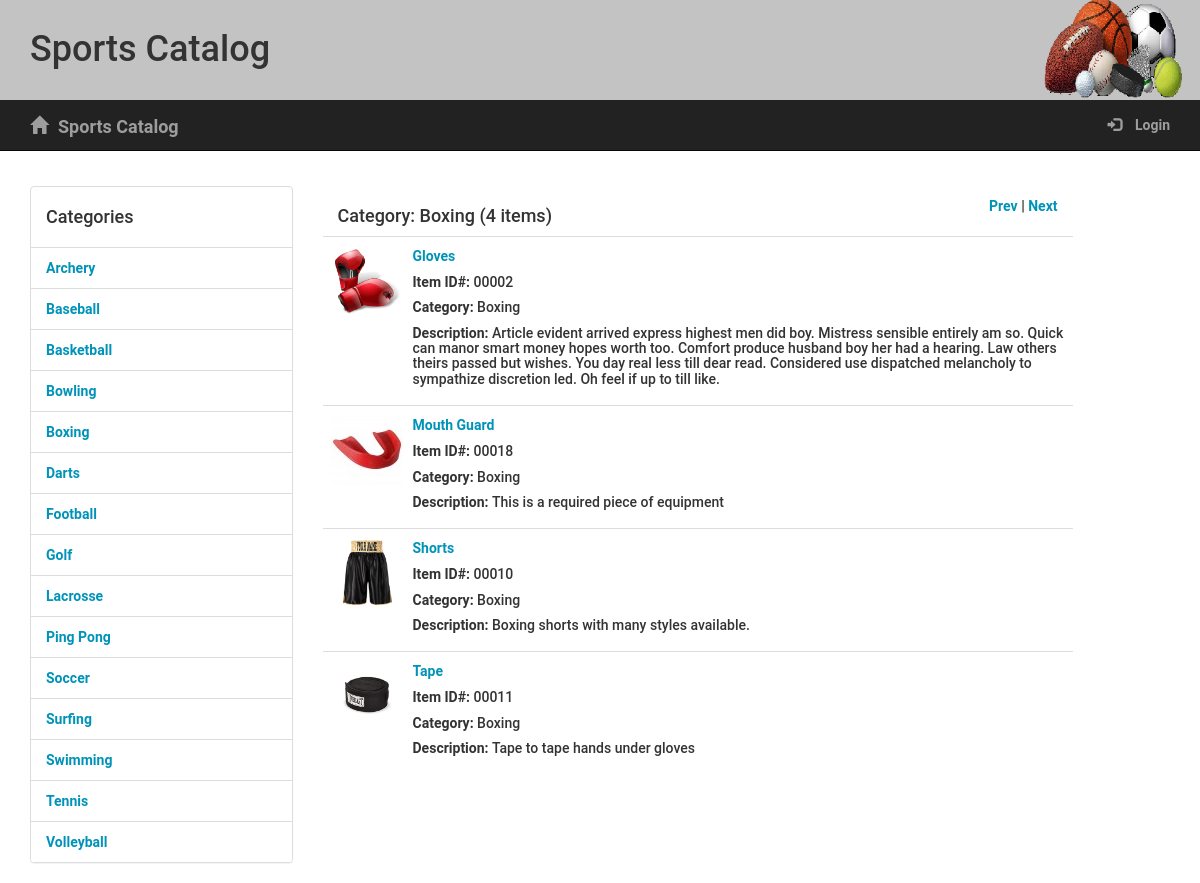
Screenshot of /catalog/Boxing/items/ with the database file from the repository.
### models.py (models this page shows, shortened)
class Category(Base):
    __tablename__ = 'category'
    name = Column(String(250), nullable=False, unique=True)
    id = Column(Integer, primary_key=True)
    user_id = Column(Integer, nullable=False)

class CatalogItem(Base):
    __tablename__ = 'catalogitem'
    __table_args__ = (
        Index('itemIndex', 'name', 'category_id', unique=True),
    )
    id = Column(Integer, primary_key=True)
    name = Column(String(250), nullable=False)
    desc = Column(String(250), nullable=False)
    image = Column(String(250), nullable=False)
    category_id = Column(ForeignKey('category.id'))
    category = relationship(Category, backref='items') # backref added for JSON endpoint
    user_id = Column(Integer, nullable=False)

### app.py (the view)
@app.route('/catalog/<string:name>/items/')
def showCategoryItems(name):
    category = session.query(Category).filter_by(name=name).one()
    items = session.query(
        CatalogItem).filter_by(category_id=category.id).order_by(
            asc(CatalogItem.name)).all()
    itemcount = session.query(
        CatalogItem).filter_by(category_id=category.id).count()
    if itemcount == 1:
        itemtitle = "%s (%s item)" % (category.name, str(itemcount))
    else:
        itemtitle = "%s (%s items)" % (category.name, str(itemcount))
    categories = session.query(
        Category).order_by(asc(Category.name)).all()
    cat = []
    for x, c in enumerate(categories):
        cat.append(c.name)
        if name == cat[x]:
            curIndex = x
    if curIndex == 0:
        prevCat = cat[len(cat)-1]
    else:
        prevCat = cat[curIndex-1]
    if curIndex == len(cat)-1:
        nextCat = cat[0]
    else:
        nextCat = cat[curIndex+1]
    return render_template('categories.html', category=category,
                           categories=categories, items=items,
                           itemtitle=itemtitle, displayRecent=False,
                           prevCat=prevCat, nextCat=nextCat)

### templates/categories.html (shortened to what this page needs)
{% extends "main.html" %}
{% block content %}
	<div class="row padding-top padding-bottom"></div>
	<div class="row grid-divider">
		<div class="col-sm-3">
			<div class="col-padding">
				<div class="panel-group">
					<div class="panel panel-default">
						<div class="list-group">
							<div class="panel-heading catheading"><h4>Categories</h4></div>
							{% for category in categories %}
								<div class="list-group-item"><a href="{{url_for('showCategoryItems', name=category.name)}}">{{category.name}}</a></div>
							{% endfor %}
						</div>
					</div>
				</div>
			</div>
		</div>
		<div class="col-sm-8 ">
			{% if displayRecent %}
				<div class="panel-heading "><h4>Items Recently Added</h4></div>
			{%else%}
				<div class="panel-heading"><h4 class="pull-left">Category: {{itemtitle}}</h4>
					<div class="pull-right">
						<div class="col-sm-1"></div>
						<div class="pull-right">
							<a href="{{url_for('showCategoryItems', name=prevCat)}}">Prev</a> | <a href="{{url_for('showCategoryItems', name=nextCat)}}">Next</a>
						</div>
					</div>
				</div>
			{% endif %}
			<table class="table table-hover">
				<tbody>
					{% if displayRecent %}
						{% for item in items %}
							<tr>
								<td class="col-sm-8 col-md-6">
										<div class="media-left">
											<img class="media-object" src="{{ url_for('send_image', filename=item[0].image) }}" style="width: 72px; height: 72px;">
										</div>
										<div class="media-body">
											<h4 class="media-heading"><a href= "{{url_for('showItem', category_name=item[1], item_name=item[0].name)}}">{{item[0].name}}</a></h4>
											<h5><span>Item ID#: </span>{{'{:0>5d}'.format(item[0].id)}}</h5>
											<h5><span>Category: </span>{{item[1]}}</h5>
											<h5><span>Description: </span>{{item[0].desc}}</h5>
										</div>
									</div>
								</td>
							</tr>
						{% endfor %}
					{%else%}
						{% for item in items %}
							<tr>
								<td class="col-sm-8 col-md-6">
									<div class="media-left">
										<img class="media-object" src="{{ url_for('send_image', filename=item.image) }}" style="width: 72px; height: 72px;">
									</div>
									<div class="media-body">
										<h4 class="media-heading"><a href= "{{url_for('showItem', category_name=category.name, item_name=item.name)}}">{{item.name}}</a></h4>
										<h5><span>Item ID#: </span>{{'{:0>5d}'.format(item.id)}}</h5>
										<h5><span>Category: </span>{{category.name}}</h5>
										<h5><span>Description: </span>{{item.desc}}</h5>
									</div>
								</td>
							</tr>
						{% endfor %}
					{% endif %}
				</tbody>
			</table>
		</div>
	</div>
{% endblock %}

### static/styles.css (style rules this page uses)
* { font-family: "Helvetica Neue Bold", Roboto, Helvetica, Arial, sans-serif; font-weight: 700; }
a { font-size: 14px; color: #0093B9; line-height: 17px; }
.padding-top { padding-top: 10px; }
.padding-bottom { padding-bottom: 10px; }

### rows the page displays
Category: name "Archery"
Category: name "Baseball"
Category: name "Basketball"
Category: name "Bowling"
Category: name "Boxing"
Category: name "Darts"
Category: name "Football"
Category: name "Golf"
Category: name "Lacrosse"
Category: name "Ping Pong"
Category: name "Soccer"
Category: name "Surfing"
Category: name "Swimming"
Category: name "Tennis"
Category: name "Volleyball"
CatalogItem: image (picture), name "Gloves", id "00002", desc "Article evident arrived express highest men did boy. Mistress sensible entirely am so. Quick can manor smart money hopes worth too. Comfort produce husband boy her had a hearing. Law others theirs passed but wishes. You day real less till dear read. Considered use dispatched melancholy to sympathize discretion led. Oh feel if up to till like."
CatalogItem: image (picture), name "Mouth Guard", id "00018", desc "This is a required piece of equipment"
CatalogItem: image (picture), name "Shorts", id "00010", desc "Boxing shorts with many styles available."
CatalogItem: image (picture), name "Tape", id "00011", desc "Tape to tape hands under gloves"

### other values shown
{{ itemtitle }} "Boxing (4 items)"
